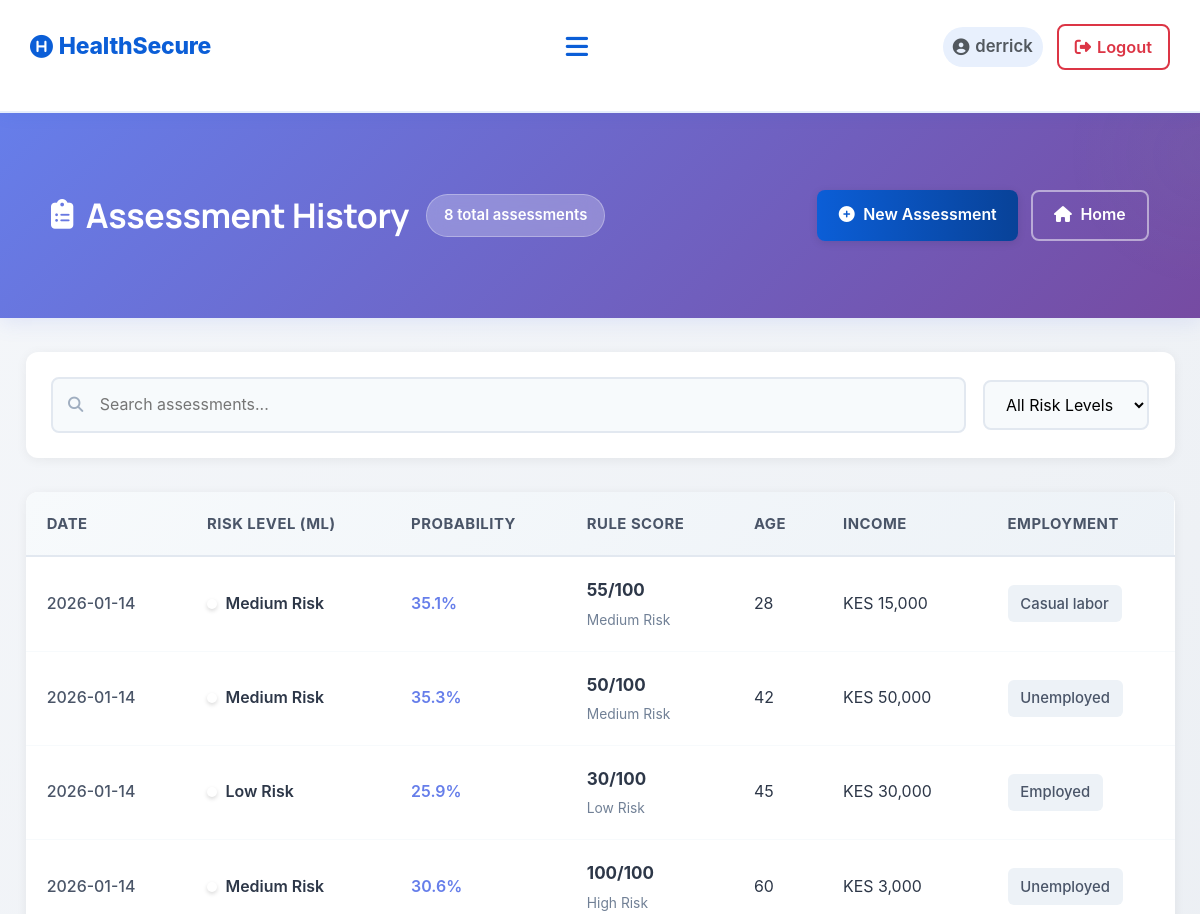
/history (signed in, upper part), run on an earlier commit of the app's database.
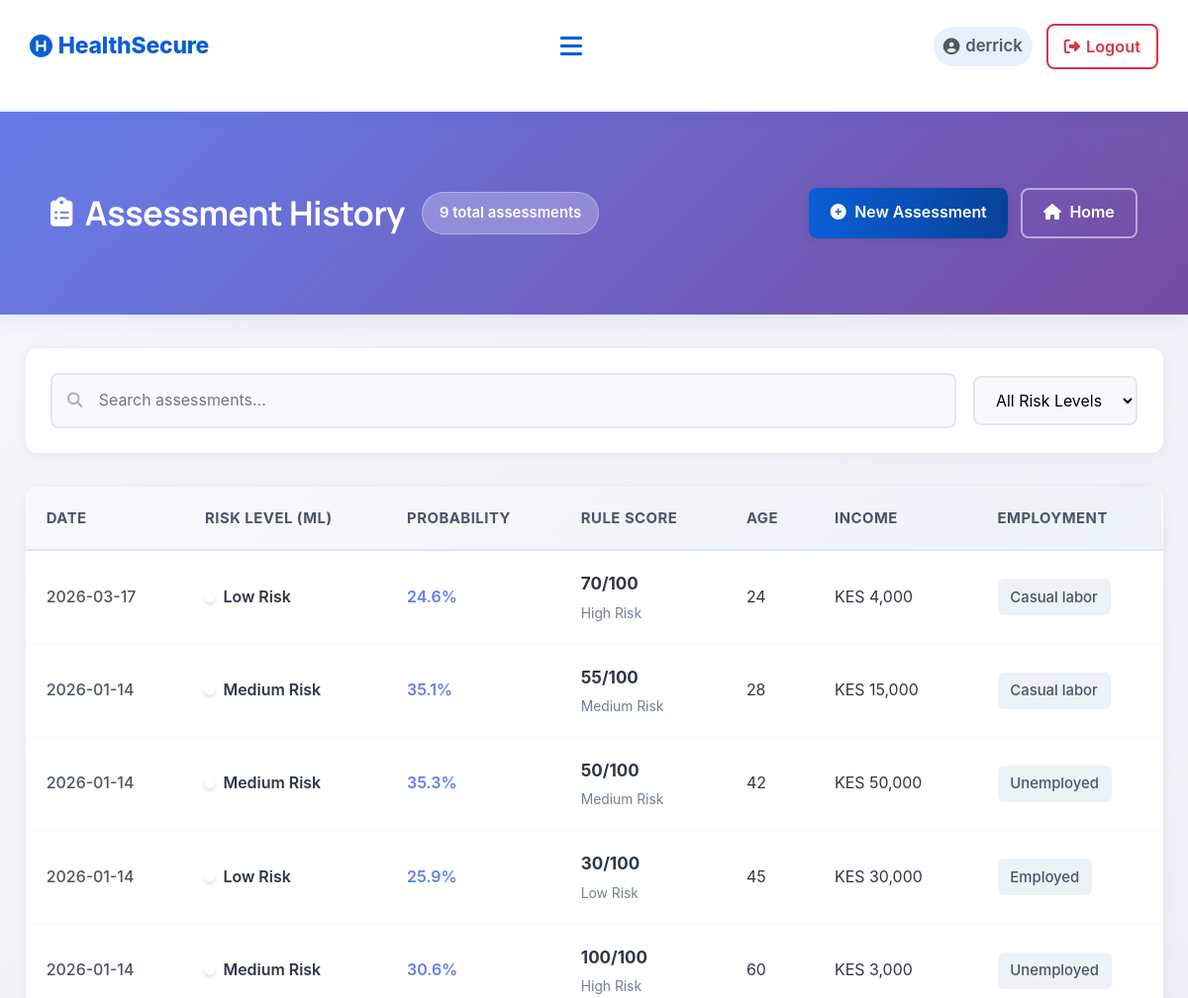
And on a later commit of the database.
### tables this page shows
CREATE TABLE assessments (
            id INTEGER PRIMARY KEY AUTOINCREMENT,
            user_id INTEGER NOT NULL,
            age INTEGER,
            gender TEXT,
            marital_status TEXT,
            employment_status TEXT,
            income REAL,
            children INTEGER,
            education_level TEXT,
            residence_type TEXT,
            chronic_illness TEXT,
            family_size INTEGER,
            healthcare_knowledge TEXT,
            hospital_visit_gap REAL,
            routine_checkups INTEGER,
            cancer_screening INTEGER,
            dental_checkup INTEGER,
            mental_health_support INTEGER,
            risk_level TEXT,
            probability REAL,
            created_at TIMESTAMP DEFAULT CURRENT_TIMESTAMP, rule_based_score INTEGER DEFAULT 0, rule_based_category TEXT DEFAULT "Unknown",
            FOREIGN KEY (user_id) REFERENCES users (id)
        );

### app.py (the view)
@app.route('/history')
def history():
    if not session.get('logged_in'):
        flash('Please log in to view your history.', 'warning')
        return redirect(url_for('login'))
    conn = get_db_connection()
    assessments = conn.execute(
        'SELECT * FROM assessments WHERE user_id = ? ORDER BY created_at DESC LIMIT 20',
        (session.get('user_id'),)
    ).fetchall()
    conn.close()
    return render_template('history.html',
                          assessments=assessments,
                          username=session.get('username'))

### app.py (called while the page is built)
def get_db_connection():
    conn = sqlite3.connect(DATABASE)
    conn.row_factory = sqlite3.Row
    return conn

### templates/history.html (shortened to what this page needs)
{% extends "base.html" %}
{% block extra_css %}
<link rel="stylesheet" href="{{ url_for('static', filename='css/history.css') }}">
{% endblock %}
{% block content %}
    <div class="history-page-header">
        <div class="history-page-container">
            <div class="header-content">
                <div class="header-left">
                    <h1 class="page-title">
                        <i class="fas fa-clipboard-list"></i>
                        Assessment History
                    </h1>
                    {% if assessments %}
                    <span class="total-badge">{{ assessments|length }} total assessment{{ 's' if assessments|length != 1 else '' }}</span>
                    {% endif %}
                </div>
                <div class="header-actions">
                    <a href="{{ url_for('assess') }}" class="btn-modern btn-primary">
                        <i class="fas fa-plus-circle"></i> New Assessment
                    </a>
                    <a href="{{ url_for('index') }}" class="btn-modern btn-outline">
                        <i class="fas fa-home"></i> Home
                    </a>
                </div>
            </div>
        </div>
    </div>
    <div class="history-page-container">
        {% if assessments %}
        <div class="filter-bar">
            <div class="search-box">
                <i class="fas fa-search"></i>
                <input type="text" id="searchInput" placeholder="Search assessments..." aria-label="Search assessments">
            </div>
            <div class="filter-controls">
                <select class="filter-select" id="riskFilter" aria-label="Filter by risk level">
                    <option value="">All Risk Levels</option>
                </select>
            </div>
        </div>
        <div class="table-container desktop-only">
            <table class="modern-table">
                <thead>
                    <tr>
                        <th>Date</th>
                        <th>Risk Level (ML)</th>
                        <th>Probability</th>
                        <th>Rule Score</th>
                        <th>Age</th>
                        <th>Income</th>
                        <th>Employment</th>
                    </tr>
                </thead>
                <tbody>
                    {% for assessment in assessments %}
                    <tr class="table-row" data-risk="{{ assessment['risk_level'].lower().replace(' ', '-').replace('risk', '').strip() }}">
                        <td data-label="Date">
                            <span class="date-text">{{ assessment['created_at'][:10] }}</span>
                        </td>
                        <td data-label="Risk Level">
                            <div class="risk-indicator">
                                <span class="risk-dot risk-dot-{{ assessment['risk_level'].lower().replace(' ', '-').replace('risk', '').strip() }}"></span>
                                <span class="risk-label">{{ assessment['risk_level'] }}</span>
                            </div>
                        </td>
                        <td data-label="Probability">
                            <span class="probability-text">{{ "%.1f"|format(assessment['probability']) }}%</span>
                        </td>
                        <td data-label="Rule Score">
                            <div class="rule-score-cell">
                                <strong class="score-value">{{ assessment['rule_based_score'] or 'N/A' }}/100</strong>
                                <small class="score-category">{{ assessment['rule_based_category'] or 'N/A' }}</small>
                            </div>
                        </td>
                        <td data-label="Age">{{ assessment['age'] }}</td>
                        <td data-label="Income">KES {{ "{:,.0f}".format(assessment['income']) }}</td>
                        <td data-label="Employment">
                            <span class="employment-badge">{{ assessment['employment_status'] }}</span>
                        </td>
                    </tr>
                    {% endfor %}
                </tbody>
            </table>
        </div>
        {% endif %}
    </div>
{% endblock %}

### templates/base.html (shortened to what this page needs)
<!DOCTYPE html>
<html lang="en">
<head>
    <link rel="stylesheet" href="https://cdn.jsdelivr.net/npm/bootstrap@5.3.2/dist/css/bootstrap.min.css">
    <link rel="stylesheet" href="https://cdnjs.cloudflare.com/ajax/libs/font-awesome/6.4.0/css/all.min.css">
    <link rel="stylesheet" href="{{ url_for('static', filename='css/base.css') }}">
    <link rel="stylesheet" href="{{ url_for('static', filename='css/style.css') }}">
    {% block extra_css %}{% endblock %}
</head>
<body>
<nav class="navbar" role="navigation" aria-label="Main navigation">
    <a href="{{ url_for('index') }}" class="logo" aria-label="HealthSecure Home">
        <i class="fa-solid fa-circle-h" aria-hidden="true"></i> HealthSecure
    </a>
    <button class="hamburger-menu" id="hamburgerBtn" aria-label="Toggle navigation" aria-expanded="false" aria-controls="navLinks">
        <i class="fa-solid fa-bars" aria-hidden="true"></i>
    </button>
    <div class="nav-right">
        {% if session.logged_in %}
            <span class="nav-username">
                <i class="fa-solid fa-circle-user" aria-hidden="true"></i> {{ session.username }}
            </span>
            <a href="{{ url_for('logout') }}" class="nav-auth-link nav-logout-link">
                <i class="fas fa-sign-out-alt" aria-hidden="true"></i> Logout
            </a>
        {% endif %}
    </div>
</nav>
<main id="main-content">
    {% block content %}{% endblock %}
</main>
</body>
</html>

### static/css/base.css (style rules this page uses)
:root { --bg: #f6f9fc; --surface: #ffffff; --primary: #0b5ed7; --primary-dark: #084298; --primary-light: #e8f0fd; --accent: #28a745; --accent-light: #d4edda; --muted: #52585e; --text: #1a2332; --soft: #eef2f6; --glass: rgba(255,255,255,0.75); --card-shadow: 0 10px 30px rgba(2,12,27,0.08); --card-shadow-hover: 0 18px 36px rgba(2,12,27,0.13); --radius: 14px; --transition: all 0.25s ease; --font-display: "Manrope", "Segoe UI", sans-serif; --font-body: "Source Sans 3", "Segoe UI", sans-serif; --section-space: clamp(2.2rem, 4vw, 3.6rem); --fs-body: clamp(1rem, 0.96rem + 0.2vw, 1.08rem); --fs-small: clamp(0.95rem, 0.9rem + 0.15vw, 1rem); }
* { margin: 0; padding: 0; box-sizing: border-box; font-family: var(--font-body); }
html { font-size: 17px; overflow-x: hidden; width: 100%; }
body { background: linear-gradient(180deg, #d9e2ef 0%, #eff5fb 58%, #f8fbff 100%); color: var(--text); -webkit-font-smoothing: antialiased; -moz-osx-font-smoothing: grayscale; position: relative; min-height: 100vh; width: 100%; max-width: 100vw; overflow-x: hidden; font-size: var(--fs-body); line-height: 1.65; }
h1, h2, h3, h4, h5 { font-family: var(--font-display); letter-spacing: -0.01em; line-height: 1.3; }
p, li, label, input, select, textarea, .btn, .form-hint, .text-muted { font-size: var(--fs-body); }
main { animation: pageFadeIn 0.45s ease; }
body::before { content: ""; position: absolute; top: -7%; right: -7%; width: min(420px, 50vw); height: min(420px, 50vw); max-width: 100%; background: radial-gradient(circle at 30% 30%, rgba(4, 30, 68, 0.06), transparent 30%), radial-gradient(circle at 80% 70%, rgba(123,211,137,0.04), transparent 30%); pointer-events: none; z-index: 0; }
.navbar { display: flex; align-items: center; justify-content: space-between; padding: 14px 5%; background: rgba(255, 255, 255, 0.92); backdrop-filter: blur(10px); border-bottom: 1px solid rgba(11, 94, 215, 0.12); box-shadow: 0 4px 24px rgba(11,94,215,0.10); position: sticky; top: 0; z-index: 1000; max-width: 100vw; box-sizing: border-box; }
.logo { font-size: 1.35rem; font-weight: 800; color: var(--primary); letter-spacing: -0.2px; text-decoration: none; display: inline-flex; align-items: center; gap: 6px; flex-shrink: 0; }
.hamburger-menu { display: none; background: none; border: none; font-size: 1.5rem; color: var(--primary); cursor: pointer; padding: 8px; transition: transform 0.3s ease; }
.nav-right { display: flex; align-items: center; gap: 10px; }
.nav-username { font-weight: 600; color: var(--muted); font-size: 0.98rem; padding: 6px 10px; background: var(--primary-light); border-radius: 20px; display: flex; align-items: center; gap: 6px; }
.nav-auth-link { display: inline-flex; align-items: center; gap: 6px; padding: 8px 16px; border-radius: 8px; font-weight: 600; font-size: 0.96rem; text-decoration: none; transition: var(--transition); }
.nav-logout-link { color: #dc3545; border: 2px solid #dc3545; background: transparent; }
.btn-primary, .btn-success { background: linear-gradient(90deg, var(--primary), var(--primary-dark)) !important; border: none !important; color: #ffffff !important; box-shadow: 0 4px 16px rgba(11,94,215,0.20); font-weight: 600; }
.btn-outline { border: 2px solid #ffffff; color: #ffffff; background: rgba(255, 255, 255, 0.1); }
.page-title { text-align: center; margin: 2.5rem 0; color: #0d0d0e; font-size: 28px; }
h1, h2, h3, p { word-wrap: break-word; }
@media (max-width: 1200px) { .navbar { padding: 18px 30px; flex-direction: row; align-items: center; justify-content: space-between; flex-wrap: wrap; } }
@media (max-width: 1200px) { .hamburger-menu { display: block; order: 2; } }
@media (max-width: 1200px) { .logo { order: 1; } }
@media (max-width: 1200px) { .nav-right { order: 3; } }

What changed in the data, as far as the page shows it:
added assessments: created_at "2026-03-17", risk_level "Low Risk", probability "24.6", rule_based_score "70", rule_based_category "High Risk", age "24", income "4,000", employment_status "Casual labor"
Also different on the page:
{{ assessments|length }}: "8" → "9"
